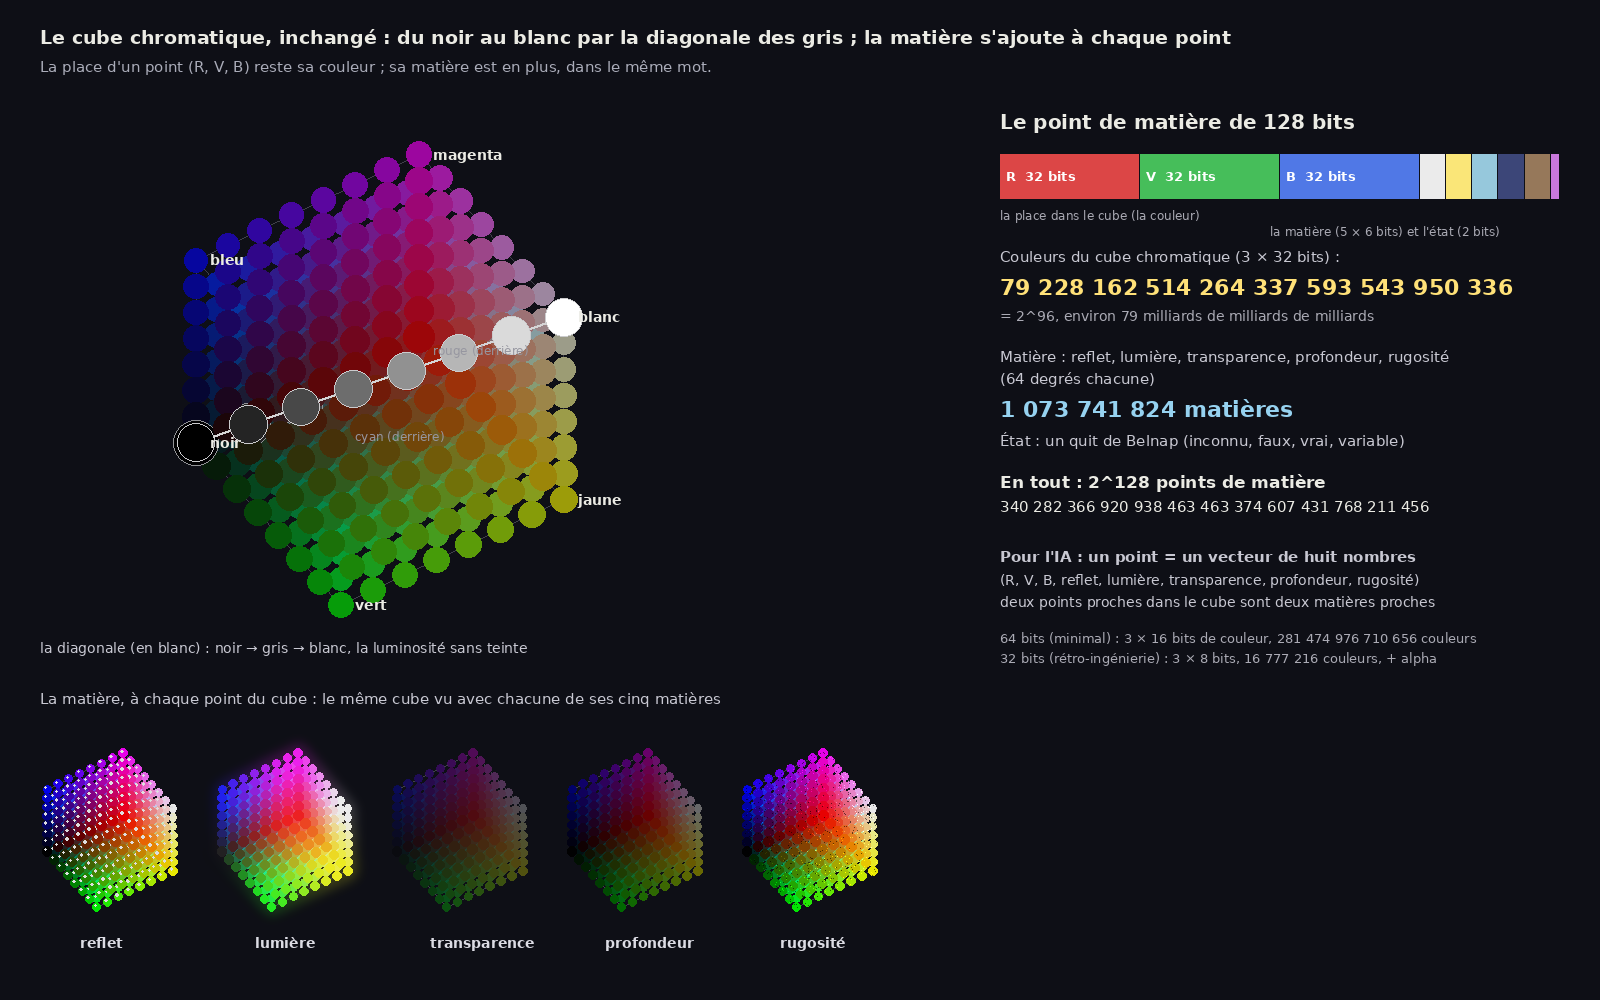

The script that saved this image:
import math, random
from PIL import Image, ImageDraw, ImageFont, ImageFilter
random.seed(5)
W, H = 1600, 1000
img = Image.new("RGBA", (W, H), (14, 15, 22, 255))
F = lambda t: ImageFont.truetype("/usr/share/fonts/truetype/dejavu/DejaVuSans.ttf", t)
FB = lambda t: ImageFont.truetype("/usr/share/fonts/truetype/dejavu/DejaVuSans-Bold.ttf", t)
def cube(OX, OY, S, N, matiere=None, diag=False):
    """Le cube chromatique en nuage de points : x = rouge, y = vert, z = bleu ; vu de biais pour que la diagonale
    du noir au blanc se voie de bout en bout."""
    global img
    az, el = math.radians(-45 + 12), math.radians(0)
    def proj(x, y, z):
        x, y, z = x - (N - 1) / 2, y - (N - 1) / 2, z - (N - 1) / 2
        # le noir en bas, le blanc en haut : on incline le cube pour que la diagonale monte
        X = x * math.cos(az) - y * math.sin(az)
        Y = x * math.sin(az) + y * math.cos(az)
        Z = z
        # inclinaison de la diagonale vers le haut
        t = math.radians(-54.74 + 8)
        Y2 = Y * math.cos(t) - Z * math.sin(t); Z2 = Y * math.sin(t) + Z * math.cos(t)
        Y3 = Y2 * math.cos(el) - Z2 * math.sin(el); Z3 = Y2 * math.sin(el) + Z2 * math.cos(el)
        return OX + X * S, OY - Z3 * S, Y3
    cal = Image.new("RGBA", (W, H), (0, 0, 0, 0)); d = ImageDraw.Draw(cal)
    lueur = Image.new("RGBA", (W, H), (0, 0, 0, 0)); ld = ImageDraw.Draw(lueur)
    # les arêtes du cube
    for p in [(0,0,0),(1,0,0),(0,1,0),(0,0,1),(1,1,0),(1,0,1),(0,1,1),(1,1,1)]:
        for q in [(0,0,0),(1,0,0),(0,1,0),(0,0,1),(1,1,0),(1,0,1),(0,1,1),(1,1,1)]:
            if sum(abs(a - b) for a, b in zip(p, q)) == 1 and p < q:
                A = proj(*[v * (N - 1) for v in p]); B = proj(*[v * (N - 1) for v in q])
                d.line([A[:2], B[:2]], fill=(120, 120, 135, 120), width=1)
    pts = []
    for x in range(N):
        for y in range(N):
            for z in range(N):
                px, py, dep = proj(x, y, z)
                pts.append((dep, x, y, z, px, py))
    pts.sort(reverse=True)
    r0 = S * 0.33
    for dep, x, y, z, px, py in pts:
        c = tuple(int(255 * v / (N - 1)) for v in (x, y, z))
        r = r0 * (1 + 0.012 * -dep * 3)
        a = 230
        sur = x == y == z
        if diag and not sur: a = 150
        if diag and sur: r *= 1.6
        if matiere == "transparence": a = 70
        if matiere == "profondeur": c = tuple(int(v * 0.45) for v in c)
        if matiere == "lumière":
            c = tuple(min(255, int(v * 1.1 + 35)) for v in c)
            ld.ellipse([px - r * 3, py - r * 3, px + r * 3, py + r * 3], fill=c + (45,))
        d.ellipse([px - r, py - r, px + r, py + r], fill=c + (a,), outline=(255, 255, 255, 140) if diag and sur else None)
        if matiere == "reflet":
            d.ellipse([px - r * 0.6, py - r * 0.65, px - r * 0.05, py - r * 0.15], fill=(255, 255, 255, 220))
        if matiere == "rugosité":
            for _ in range(5):
                u, v = random.uniform(-r, r), random.uniform(-r, r)
                if u * u + v * v < r * r:
                    q = random.choice([0.4, 1.5])
                    d.point((px + u, py + v), fill=tuple(min(255, int(t * q)) for t in c) + (255,))
    if diag:
        A = proj(0, 0, 0); B = proj(N - 1, N - 1, N - 1)
        d.line([A[:2], B[:2]], fill=(235, 235, 235, 230), width=3)
        for k in range(N):
            px, py, _ = proj(k, k, k); r = r0 * 1.5; g = int(255 * k / (N - 1))
            d.ellipse([px - r, py - r, px + r, py + r], fill=(g, g, g, 255), outline=(255, 255, 255, 200))
    if matiere == "lumière":
        img = Image.alpha_composite(img, lueur.filter(ImageFilter.GaussianBlur(6)))
    img = Image.alpha_composite(img, cal)
    return proj
# --- le grand cube, avec sa diagonale du noir au blanc
N = 8
proj = cube(380, 380, 38, N, diag=True)
dr = ImageDraw.Draw(img)
coins = {"noir": (0, 0, 0), "rouge": (7, 0, 0), "vert": (0, 7, 0), "bleu": (0, 0, 7), "jaune": (7, 7, 0),
         "magenta": (7, 0, 7), "cyan": (0, 7, 7), "blanc": (7, 7, 7)}
for n, p in coins.items():
    x, y, dep = proj(*p)
    if n in ("rouge", "cyan"):
        dr.text((x + 14, y + 6), n + " (derrière)", font=F(12), fill=(150, 150, 160))
    else:
        dr.text((x + 14, y - 8), n, font=FB(14), fill=(235, 235, 228))
dr.text((40, 26), "Le cube chromatique, inchangé : du noir au blanc par la diagonale des gris ; la matière s'ajoute à chaque point",
        font=FB(19), fill=(235, 235, 228))
dr.text((40, 58), "La place d'un point (R, V, B) reste sa couleur ; sa matière est en plus, dans le même mot.", font=F(15), fill=(170, 172, 185))
dr.text((40, 640), "la diagonale (en blanc) : noir → gris → blanc, la luminosité sans teinte", font=F(14), fill=(200, 200, 210))
# --- les cinq matières : le même cube, avec chaque matière
mats = ["reflet", "lumière", "transparence", "profondeur", "rugosité"]
for i, m in enumerate(mats):
    ox = 110 + i * 175
    cube(ox, 830, 13, 8, matiere=m)
    dr = ImageDraw.Draw(img)
    dr.text((ox - 30, 935), m, font=FB(14), fill=(220, 220, 228))
dr.text((40, 690), "La matière, à chaque point du cube : le même cube vu avec chacune de ses cinq matières", font=F(15), fill=(200, 200, 210))
# --- à droite : le mot de 128 bits
X0, Y0 = 1000, 110
dr.text((X0, Y0), "Le point de matière de 128 bits", font=FB(20), fill=(235, 235, 228))
y = Y0 + 44; x = X0; k = 560 / 128
for nom, n, c in [("R", 32, (220, 70, 70)), ("V", 32, (70, 190, 90)), ("B", 32, (80, 120, 230)), ("", 6, (235, 235, 235)),
                  ("", 6, (250, 230, 120)), ("", 6, (150, 200, 220)), ("", 6, (60, 70, 120)), ("", 6, (150, 120, 90)), ("", 2, (200, 120, 220))]:
    dr.rectangle([x, y, x + n * k - 2, y + 44], fill=c)
    if nom: dr.text((x + 6, y + 14), f"{nom}  {n} bits", font=FB(13), fill=(255, 255, 255))
    x += n * k
y += 54
dr.text((X0, y), "la place dans le cube (la couleur)", font=F(12), fill=(170, 170, 180))
dr.text((X0 + 96 * k - 150, y + 16), "la matière (5 × 6 bits) et l'état (2 bits)", font=F(12), fill=(170, 170, 180))
y += 40
dr.text((X0, y), "Couleurs du cube chromatique (3 × 32 bits) :", font=F(15), fill=(200, 200, 210)); y += 26
dr.text((X0, y), "79 228 162 514 264 337 593 543 950 336", font=FB(22), fill=(255, 225, 120)); y += 34
dr.text((X0, y), "= 2^96, environ 79 milliards de milliards de milliards", font=F(14), fill=(170, 170, 180)); y += 40
dr.text((X0, y), "Matière : reflet, lumière, transparence, profondeur, rugosité", font=F(15), fill=(200, 200, 210)); y += 22
dr.text((X0, y), "(64 degrés chacune)", font=F(15), fill=(200, 200, 210)); y += 26
dr.text((X0, y), "1 073 741 824 matières", font=FB(22), fill=(150, 210, 240)); y += 36
dr.text((X0, y), "État : un quit de Belnap (inconnu, faux, vrai, variable)", font=F(15), fill=(200, 200, 210)); y += 40
dr.text((X0, y), "En tout : 2^128 points de matière", font=FB(17), fill=(235, 235, 228)); y += 26
dr.text((X0, y), "340 282 366 920 938 463 463 374 607 431 768 211 456", font=F(15), fill=(235, 235, 228)); y += 50
dr.text((X0, y), "Pour l'IA : un point = un vecteur de huit nombres", font=FB(15), fill=(200, 200, 210)); y += 24
dr.text((X0, y), "(R, V, B, reflet, lumière, transparence, profondeur, rugosité)", font=F(14), fill=(200, 200, 210)); y += 22
dr.text((X0, y), "deux points proches dans le cube sont deux matières proches", font=F(14), fill=(200, 200, 210)); y += 36
dr.text((X0, y), "64 bits (minimal) : 3 × 16 bits de couleur, 281 474 976 710 656 couleurs", font=F(13), fill=(170, 170, 180)); y += 20
dr.text((X0, y), "32 bits (rétro-ingénierie) : 3 × 8 bits, 16 777 216 couleurs, + alpha", font=F(13), fill=(170, 170, 180))
img.convert("RGB").save("cube_diagonale.png")
print("ok")
